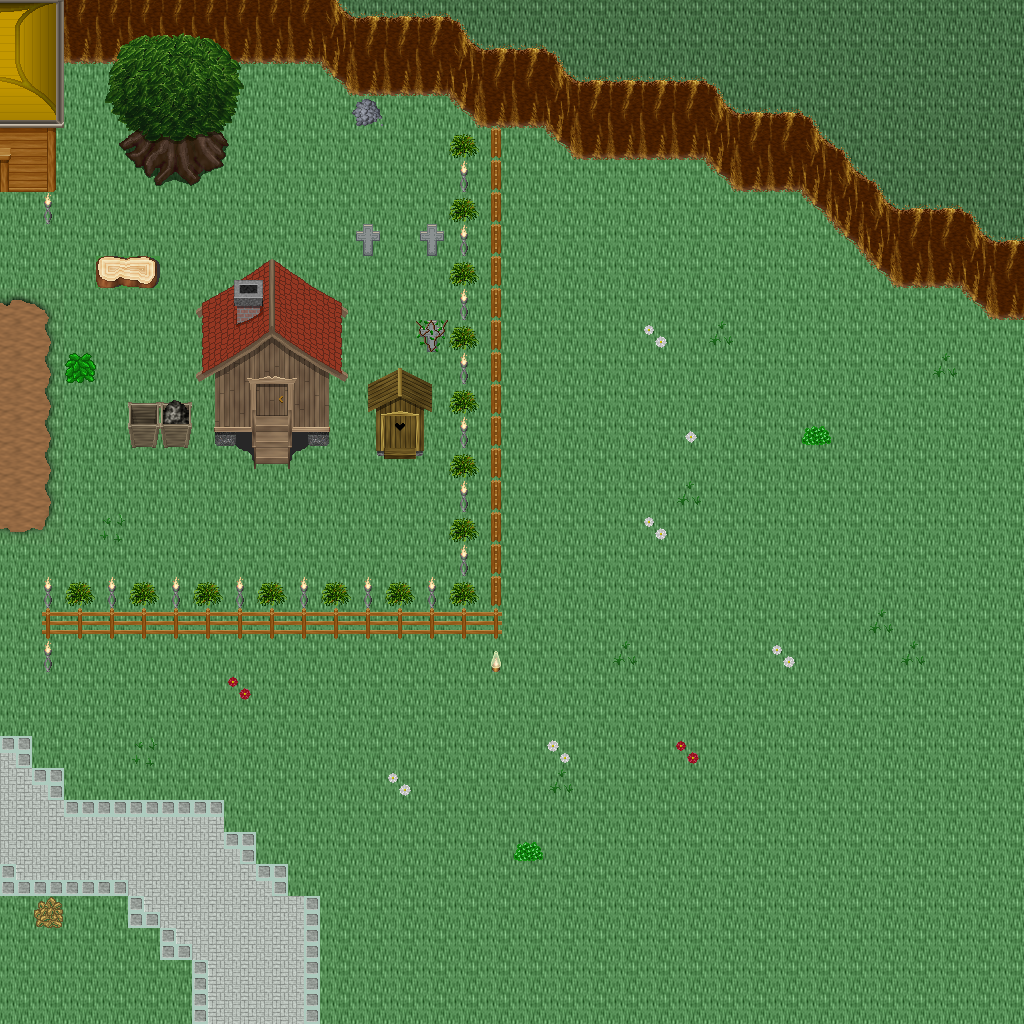

This is a level from a 2D game, rendered from its Tiled map with the project's own tilesets. A one-line summary and the map file follow, with tile-layer data summarised:
An orthogonal 32x32 tile map with 32x32 px tiles, 5 tile layers (Ground, Objects, Objects2, Above, ...), 1 hidden layer not drawn, 48 tilesets.

<map version="1.10" tiledversion="1.11.0" orientation="orthogonal" renderorder="right-down" width="32" height="32" tilewidth="32" tileheight="32" infinite="0" nextlayerid="11" nextobjectid="1">
 <tileset firstgid="1" name="ground_ground" tilewidth="32" tileheight="32" tilecount="33" columns="3">
  <image source="../drawable/ground_ground.png" width="96" height="352" />
 </tileset>
 <tileset firstgid="34" name="ground_ground_2" tilewidth="32" tileheight="32" tilecount="4" columns="4">
  <image source="../drawable/ground_ground_2.png" width="128" height="32" />
 </tileset>
 <tileset firstgid="38" name="ground_ridge_earth_dark" tilewidth="32" tileheight="32" tilecount="96" columns="12">
  <image source="../drawable/ground_ridge_earth_dark.png" width="384" height="256" />
 </tileset>
 <tileset firstgid="134" name="plant_grasses" tilewidth="32" tileheight="32" tilecount="6" columns="3">
  <image source="../drawable/plant_grasses.png" width="96" height="64" />
 </tileset>
 <tileset firstgid="140" name="plant_bush_bushes" tilewidth="32" tileheight="32" tilecount="10" columns="5">
  <image source="../drawable/plant_bush_bushes.png" width="160" height="64" />
 </tileset>
 <tileset firstgid="150" name="plant_flower_daisy_white" tilewidth="32" tileheight="32" tilecount="8" columns="2">
  <image source="../drawable/plant_flower_daisy_white.png" width="64" height="128" />
 </tileset>
 <tileset firstgid="158" name="building_fence_fence_chunky" tilewidth="32" tileheight="32" tilecount="21" columns="3">
  <image source="../drawable/building_fence_fence_chunky.png" width="96" height="224" />
 </tileset>
 <tileset firstgid="179" name="ground_rock_rocks_2" tilewidth="32" tileheight="32" tilecount="4" columns="2">
  <image source="../drawable/ground_rock_rocks_2.png" width="64" height="64" />
 </tileset>
 <tileset firstgid="183" name="building_roof_green" tilewidth="32" tileheight="32" tilecount="20" columns="5">
  <image source="../drawable/building_roof_green.png" width="160" height="128" />
 </tileset>
 <tileset firstgid="203" name="building_wall_wall_brown" tilewidth="32" tileheight="32" tilecount="12" columns="3">
  <image source="../drawable/building_wall_wall_brown.png" width="96" height="128" />
 </tileset>
 <tileset firstgid="215" name="plant_flower_daisy_red" tilewidth="32" tileheight="32" tilecount="8" columns="2">
  <image source="../drawable/plant_flower_daisy_red.png" width="64" height="128" />
 </tileset>
 <tileset firstgid="223" name="item_corpse_huge_animal" tilewidth="32" tileheight="32" tilecount="16" columns="2">
  <image source="../drawable/item_corpse_huge_animal.png" width="64" height="256" />
 </tileset>
 <tileset firstgid="239" name="plant_stump_rectangular" tilewidth="32" tileheight="32" tilecount="4" columns="2">
  <image source="../drawable/plant_stump_rectangular.png" width="64" height="64" />
 </tileset>
 <tileset firstgid="243" name="ground_rock_pebbles" tilewidth="32" tileheight="32" tilecount="3" columns="1">
  <image source="../drawable/ground_rock_pebbles.png" width="32" height="96" />
 </tileset>
 <tileset firstgid="246" name="plant_tree_tree_green" tilewidth="32" tileheight="32" tilecount="88" columns="8">
  <image source="../drawable/plant_tree_tree_green.png" width="256" height="352" />
 </tileset>
 <tileset firstgid="334" name="item_pot_dark_barrel" tilewidth="32" tileheight="32" tilecount="2" columns="1">
  <image source="../drawable/item_pot_dark_barrel.png" width="32" height="64" />
 </tileset>
 <tileset firstgid="336" name="plant_leaves" tilewidth="32" tileheight="32" tilecount="8" columns="4">
  <image source="../drawable/plant_leaves.png" width="128" height="64" />
 </tileset>
 <tileset firstgid="344" name="item_statue_cross" tilewidth="32" tileheight="32" tilecount="1" columns="1">
  <image source="../drawable/item_statue_cross.png" width="32" height="32" />
 </tileset>
 <tileset firstgid="345" name="ground_ladder_vertical_dark" tilewidth="32" tileheight="32" tilecount="3" columns="3">
  <image source="../drawable/ground_ladder_vertical_dark.png" width="96" height="32" />
 </tileset>
 <tileset firstgid="348" name="furniture_light_dark_torch" tilewidth="32" tileheight="32" tilecount="8" columns="2">
  <image source="../drawable/furniture_light_dark_torch.png" width="64" height="128" />
 </tileset>
 <tileset firstgid="356" name="building_door_door_n" tilewidth="32" tileheight="32" tilecount="6" columns="3">
  <image source="../drawable/building_door_door_n.png" width="96" height="64" />
 </tileset>
 <tileset firstgid="362" name="building_window_window_long" tilewidth="32" tileheight="32" tilecount="3" columns="3">
  <image source="../drawable/building_window_window_long.png" width="96" height="32" />
 </tileset>
 <tileset firstgid="365" name="building_roof_yellow" tilewidth="32" tileheight="32" tilecount="20" columns="5">
  <image source="../drawable/building_roof_yellow.png" width="160" height="128" />
 </tileset>
 <tileset firstgid="385" name="plant_vine" tilewidth="32" tileheight="32" tilecount="3" columns="1">
  <image source="../drawable/plant_vine.png" width="32" height="96" />
 </tileset>
 <tileset firstgid="388" name="logic_portal" tilewidth="32" tileheight="32" tilecount="24" columns="8">
  <image source="../drawable/logic_portal.png" width="256" height="96" />
 </tileset>
 <tileset firstgid="412" name="logic_collision" tilewidth="32" tileheight="32" tilecount="1" columns="1">
  <image source="../drawable/logic_collision.png" width="32" height="32" />
 </tileset>
 <tileset firstgid="413" name="logic_protection" tilewidth="32" tileheight="32" tilecount="2" columns="2">
  <image source="../drawable/logic_protection.png" width="64" height="32" />
 </tileset>
 <tileset firstgid="415" name="ground_green_paving" tilewidth="32" tileheight="32" tilecount="18" columns="3">
  <image source="../drawable/ground_green_paving.png" width="96" height="192" />
 </tileset>
 <tileset firstgid="433" name="ground_grass_2" tilewidth="32" tileheight="32" tilecount="21" columns="3">
  <image source="../drawable/ground_grass_2.png" width="96" height="224" />
 </tileset>
 <tileset firstgid="454" name="ground_earth_edges" tilewidth="32" tileheight="32" tilecount="18" columns="6">
  <image source="../drawable/ground_earth_edges.png" width="192" height="96" />
 </tileset>
 <tileset firstgid="472" name="ground_grass_corners" tilewidth="32" tileheight="32" tilecount="24" columns="6">
  <image source="../drawable/ground_grass_corners.png" width="192" height="128" />
 </tileset>
 <tileset firstgid="496" name="ground_earth_edges_yellowgreen" tilewidth="32" tileheight="32" tilecount="15" columns="5">
  <image source="../drawable/ground_earth_edges_yellowgreen.png" width="160" height="96" />
 </tileset>
 <tileset firstgid="511" name="ground_water_pool" tilewidth="32" tileheight="32" tilecount="72" columns="3">
  <image source="../drawable/ground_water_pool.png" width="96" height="768" />
 </tileset>
 <tileset firstgid="583" name="building_house_pink_blue" tilewidth="32" tileheight="32" tilecount="99" columns="11">
  <image source="../drawable/building_house_pink_blue.png" width="352" height="288" />
 </tileset>
 <tileset firstgid="682" name="plant_flower_foxgloves" tilewidth="32" tileheight="32" tilecount="4" columns="2">
  <image source="../drawable/plant_flower_foxgloves.png" width="64" height="64" />
 </tileset>
 <tileset firstgid="686" name="plant_tree_evergreen" tilewidth="32" tileheight="32" tilecount="36" columns="3">
  <image source="../drawable/plant_tree_evergreen.png" width="96" height="384" />
 </tileset>
 <tileset firstgid="722" name="plant_tree_spruce" tilewidth="32" tileheight="32" tilecount="6" columns="2">
  <image source="../drawable/plant_tree_spruce.png" width="64" height="96" />
 </tileset>
 <tileset firstgid="728" name="plant_bush_large_green" tilewidth="32" tileheight="32" tilecount="9" columns="3">
  <image source="../drawable/plant_bush_large_green.png" width="96" height="96" />
 </tileset>
 <tileset firstgid="737" name="plant_stump_hollow_logs" tilewidth="32" tileheight="32" tilecount="6" columns="3">
  <image source="../drawable/plant_stump_hollow_logs.png" width="96" height="64" />
 </tileset>
 <tileset firstgid="743" name="plant_stump_small_stump" tilewidth="32" tileheight="32" tilecount="4" columns="2">
  <image source="../drawable/plant_stump_small_stump.png" width="64" height="64" />
 </tileset>
 <tileset firstgid="747" name="plant_bush_bush_pinks" tilewidth="32" tileheight="32" tilecount="4" columns="2">
  <image source="../drawable/plant_bush_bush_pinks.png" width="64" height="64" />
 </tileset>
 <tileset firstgid="751" name="building_outhouse" tilewidth="32" tileheight="32" tilecount="12" columns="3">
  <image source="../drawable/building_outhouse.png" width="96" height="128" />
 </tileset>
 <tileset firstgid="763" name="item_pot_wooden_bins" tilewidth="32" tileheight="32" tilecount="4" columns="2">
  <image source="../drawable/item_pot_wooden_bins.png" width="64" height="64" />
 </tileset>
 <tileset firstgid="767" name="ground_dry_grass" tilewidth="32" tileheight="32" tilecount="54" columns="9">
  <image source="../drawable/ground_dry_grass.png" width="288" height="192" />
 </tileset>
 <tileset firstgid="821" name="ground_grass_edges" tilewidth="32" tileheight="32" tilecount="36" columns="12">
  <image source="../drawable/ground_grass_edges.png" width="384" height="96" />
 </tileset>
 <tileset firstgid="857" name="light_light_1x1" tilewidth="32" tileheight="32" tilecount="3" columns="3">
  <image source="../drawable/light_light_1x1.png" width="96" height="32" />
 </tileset>
 <tileset firstgid="860" name="building_huts" tilewidth="32" tileheight="32" tilecount="338" columns="26">
  <image source="../drawable/building_huts.png" width="832" height="416" />
 </tileset>
 <tileset firstgid="1198" name="light_door_light" tilewidth="32" tileheight="32" tilecount="12" columns="3">
  <image source="../drawable/light_door_light.png" width="96" height="128" />
 </tileset>
 <layer id="1" name="Ground" width="32" height="32">
  <data>[1024 cells, 1024 non-empty, 5 distinct tile ids]</data>
 </layer>
 <layer id="2" name="Objects" width="32" height="32">
  <data>[1024 cells, 247 non-empty, 73 distinct tile ids]</data>
 </layer>
 <layer id="3" name="Objects2" width="32" height="32">
  <data>[1024 cells, 7 non-empty, 7 distinct tile ids]</data>
 </layer>
 <layer id="4" name="Above" width="32" height="32">
  <data>[1024 cells, 46 non-empty, 46 distinct tile ids]</data>
 </layer>
 <layer id="5" name="Above2" width="32" height="32">
  <data>[1024 cells, 5 non-empty, 5 distinct tile ids]</data>
 </layer>
 <layer id="6" name="Walkable" width="32" height="32" visible="0">
  <data>[1024 cells, 191 non-empty, 1 distinct tile ids]</data>
 </layer>
 <objectgroup id="7" name="Mapevents" />
 <objectgroup id="8" name="Spawn" />
 <objectgroup id="9" name="Keys" />
 <objectgroup id="10" name="Replace" />
</map>
